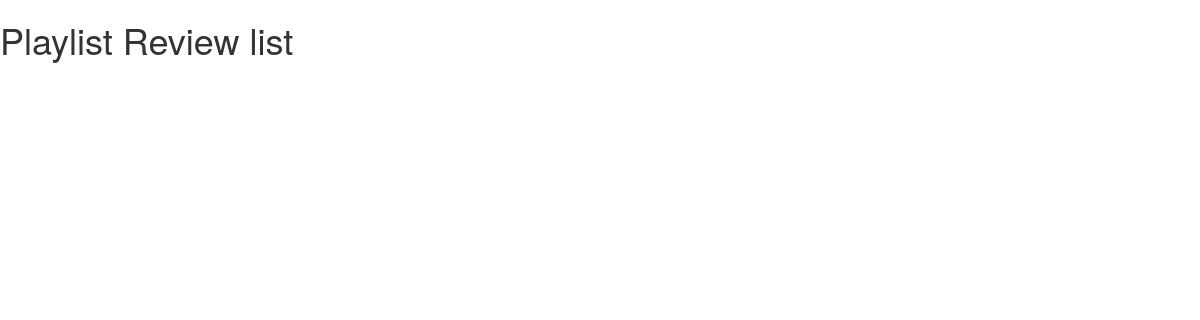
The app's page /playlistreviews/9, older data.
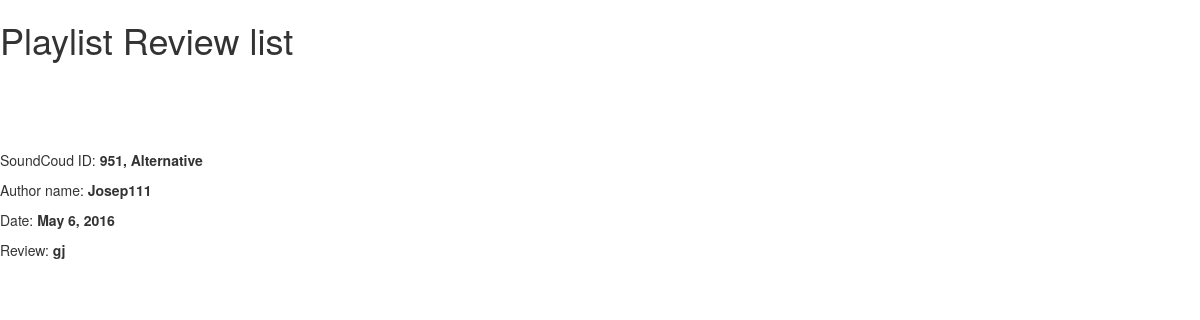
The same page, newer data.
### iMusicMatch/models.py (models this page shows)
class PlaylistReview(models.Model):
    playlistID = models.ForeignKey(Playlist)
    user = models.ForeignKey(Django_User)
    date = models.DateField()
    review = models.CharField(max_length = 1000)
    def __unicode__(self):
        return "{0}, {1}, {2}".format(self.id, self.playlistID.name, self.user.username)

class Playlist(models.Model):
    scID = models.IntegerField()
    name = models.CharField(max_length=100)
    members = models.ManyToManyField(User)
    trackList = models.ManyToManyField(Track)
    def __unicode__(self):
        return "{0}, {1}".format(self.scID, self.name)

### iMusicMatch/views.py (the view)
# urls.py: url(r'^playlistreviews/(?P<objID>[0-9]+)',  views.ShowSpecificPlaylistReview, name='playlistreview_detail'),
def ShowSpecificPlaylistReview(request, objID):
    rvs = PlaylistReview.objects.filter(id=int(objID))
    return render(request, 'iMusicMatch/ListingHTMLPlaylistReview.html', {'rvs': rvs})

### templates/iMusicMatch/ListingHTMLPlaylistReview.html (shortened to what this page needs)
<link rel="stylesheet" href="//maxcdn.bootstrapcdn.com/bootstrap/3.2.0/css/bootstrap.min.css">
<link rel="stylesheet" href="//maxcdn.bootstrapcdn.com/bootstrap/3.2.0/css/bootstrap-theme.min.css">
 <html>
        <head>
        </head>
        <body>
             <div>
                <h1><p>Playlist Review list</p></h1>
                 <br> </br>
            </div>
        {% for rv in rvs %}
            <br> </br>
                <p>SoundCoud ID: <b>{{ rv.playlistID }}</b></p>
                <p>Author name: <b>{{ rv.user.username }}</b></p>
                <p>Date: <b>{{ rv.date }}</b></p>
                <p>Review: <b>{{ rv.review }}</b></p>
        {% endfor %}
        </body>
    </html>

Row changes from the older to the newer data that the page shows:
added PlaylistReview: playlistID "951, Alternative", user.username "Josep111", date "May 6, 2016", review "gj"
